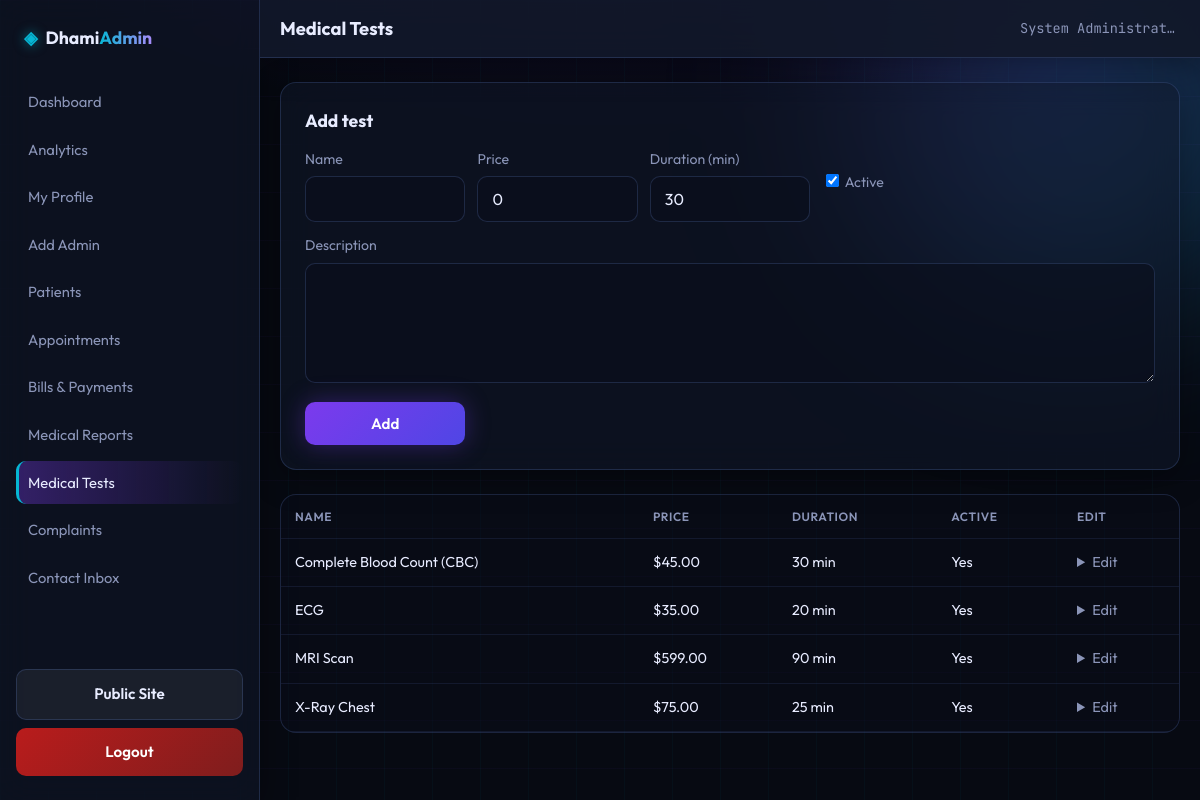
The app's page /admin/tests.php (signed in) with its own data.
### tables this page shows
CREATE TABLE `medical_tests` (
  `id` int(10) unsigned NOT NULL AUTO_INCREMENT,
  `name` varchar(150) NOT NULL,
  `description` text DEFAULT NULL,
  `price` decimal(10,2) NOT NULL DEFAULT 0.00,
  `duration_minutes` int(10) unsigned NOT NULL DEFAULT 30,
  `is_active` tinyint(1) NOT NULL DEFAULT 1,
  `created_at` timestamp NOT NULL DEFAULT current_timestamp(),
  PRIMARY KEY (`id`)
);

### includes/functions.php (called while the page is built, shortened)
<?php
function h(?string $s): string
{
    return htmlspecialchars((string) $s, ENT_QUOTES | ENT_HTML5, 'UTF-8');
}

### admin/tests.php (the view, shortened to what this page needs)
<?php
require_once __DIR__ . '/../includes/functions.php';
$pdo = db();
$rows = $pdo->query('SELECT * FROM medical_tests ORDER BY name')->fetchAll();
$pageTitle = 'Medical Tests';
$currentPage = 'tests';
require_once __DIR__ . '/../includes/admin_header.php';
?>
<div class="glass" style="padding:24px;margin-bottom:24px;">
    <h2 class="section-title mt-0" style="font-size:1.1rem;">Add test</h2>
    <form method="post" style="display:grid;grid-template-columns:repeat(auto-fit,minmax(160px,1fr));gap:12px;align-items:end;">
        <div class="form-group" style="margin:0;">
            <label for="name">Name</label>
            <input class="input" name="name" id="name" required maxlength="150">
        </div>
        <div class="form-group" style="margin:0;">
            <label for="price">Price</label>
            <input class="input" type="number" step="0.01" min="0" name="price" id="price" value="0">
        </div>
        <div class="form-group" style="margin:0;">
            <label for="duration_minutes">Duration (min)</label>
            <input class="input" type="number" min="1" name="duration_minutes" id="duration_minutes" value="30">
        </div>
        <div class="form-group" style="margin:0;align-self:center;">
            <label><input type="checkbox" name="is_active" checked> Active</label>
        </div>
        <div class="form-group" style="margin:0;grid-column:1/-1;">
            <label for="description">Description</label>
            <textarea class="input" name="description" id="description" rows="2"></textarea>
        </div>
        <button type="submit" class="btn btn--primary">Add</button>
    </form>
</div>
<div class="table-wrap">
    <table class="data-table">
        <thead>
            <tr>
                <th>Name</th>
                <th>Price</th>
                <th>Duration</th>
                <th>Active</th>
                <th>Edit</th>
            </tr>
        </thead>
        <tbody>
            <?php foreach ($rows as $t): ?>
                <tr>
                    <td><?= h($t['name']) ?></td>
                    <td>$<?= h(number_format((float) $t['price'], 2)) ?></td>
                    <td><?= (int) $t['duration_minutes'] ?> min</td>
                    <td><?= $t['is_active'] ? 'Yes' : 'No' ?></td>
                    <td>
                        <details>
                            <summary class="text-muted" style="cursor:pointer;">Edit</summary>
                        </details>
                    </td>
                </tr>
            <?php endforeach; ?>
        </tbody>
    </table>
</div>
<?php require_once __DIR__ . '/../includes/admin_footer.php'; ?>

### includes/admin_header.php (shortened to what this page needs)
<?php
$ap = '../';
$pageTitle = $pageTitle ?? 'Admin';
$current = $currentPage ?? '';
?>
<!DOCTYPE html>
<html lang="en">
<head>
    <link rel="stylesheet" href="<?= h($ap) ?>assets/css/style.css">
</head>
<body class="theme-dark dashboard-body">
    <div class="bg-grid"></div>
    <div class="bg-glow bg-glow--1"></div>
    <div class="dashboard-layout">
        <aside class="sidebar glass" id="sidebar">
            <div class="sidebar-brand">
                <span class="logo-icon">◈</span>
                <span>Dhami<span class="logo-accent">Admin</span></span>
            </div>
            <nav class="sidebar-nav">
                <a class="<?= $current === 'dash' ? 'active' : '' ?>" href="index.php">Dashboard</a>
                <a class="<?= $current === 'analytics' ? 'active' : '' ?>" href="analytics.php">Analytics</a>
                <a class="<?= $current === 'profile' ? 'active' : '' ?>" href="profile.php">My Profile</a>
                <a class="<?= $current === 'admins' ? 'active' : '' ?>" href="admins.php">Add Admin</a>
                <a class="<?= $current === 'patients' ? 'active' : '' ?>" href="patients.php">Patients</a>
                <a class="<?= $current === 'appointments' ? 'active' : '' ?>" href="appointments.php">Appointments</a>
                <a class="<?= $current === 'bills' ? 'active' : '' ?>" href="bills.php">Bills &amp; Payments</a>
                <a class="<?= $current === 'reports' ? 'active' : '' ?>" href="reports.php">Medical Reports</a>
                <a class="<?= $current === 'tests' ? 'active' : '' ?>" href="tests.php">Medical Tests</a>
                <a class="<?= $current === 'complaints' ? 'active' : '' ?>" href="complaints.php">Complaints</a>
                <a class="<?= $current === 'contact' ? 'active' : '' ?>" href="contact_messages.php">Contact Inbox</a>
            </nav>
            <div class="sidebar-footer">
                <a class="btn btn--ghost btn--block" href="../index.php">Public Site</a>
                <a class="btn btn--danger btn--block" href="../logout.php">Logout</a>
            </div>
        </aside>
        <div class="dash-main">
            <header class="dash-topbar glass">
                <h1 class="dash-title"><?= h($pageTitle) ?></h1>
                <div class="dash-user"><?= h($_SESSION['admin_name'] ?? 'Admin') ?></div>
            </header>
            <div class="dash-content container--wide">

### includes/admin_footer.php (shortened to what this page needs)
            </div>
        </div>
    </div>
</body>
</html>

### records on screen
medical_tests: name "Complete Blood Count (CBC)", price "45.00", duration_minutes "30", is_active "Yes"
medical_tests: name "ECG", price "35.00", duration_minutes "20", is_active "Yes"
medical_tests: name "MRI Scan", price "599.00", duration_minutes "90", is_active "Yes"
medical_tests: name "X-Ray Chest", price "75.00", duration_minutes "25", is_active "Yes"

### other values on screen
$pageTitle "Medical Tests"
$_SESSION['admin_name'] "System Administrat…"
